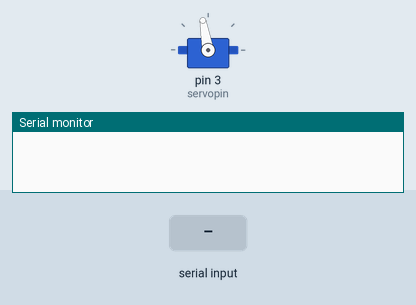
Bench run of a sketch on a simulated Arduino Uno, built with avr-gcc and run on an emulated ATmega328P. Parts: servo, the last lines printed to the serial monitor. The test bench sets the inputs (shaded band).

Above: at 1.2 s.
1.3 s: "2\n" received over Serial
At 1.6 s:
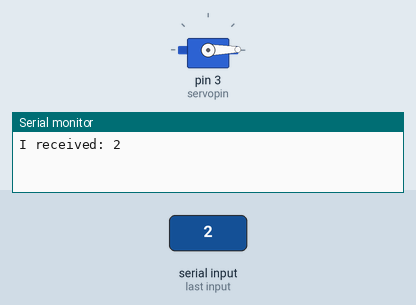
2.8 s: "3\n" received over Serial
At 4.0 s:
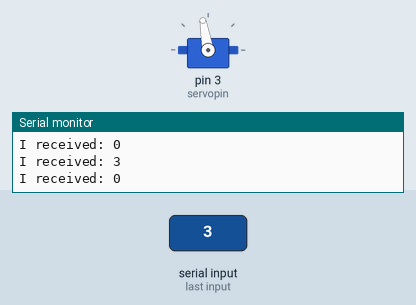
Timing chart, 0 to 5.8 s (numbered marks = the images above; inputs shaded):
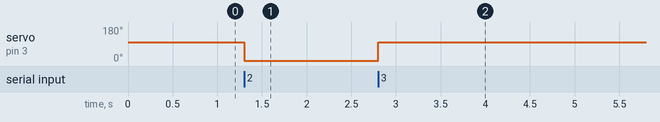

Measured:
- after the input at 1.3 s, servo on pin 3 (servopin): 100° → 1° at once
- after the input at 2.8 s, servo on pin 3 (servopin): 1° → 100° at once

The sketch:

servobox.ino
```cpp
#include <Servo.h>


Servo myservo;  // create servo object to control a servo

//position variables
int csflag = 0;
int openservo = 100;
int closeservo = 1;
int defaultservo = openservo;
int servopin = 3;

//servo function
void initializeServo(){
  myservo.attach(servopin);  // attaches the servo on pin 9 to the servo object
  myservo.write(defaultservo);
  csflag = 1;
}


//servo box control
void boxControl(bool open){
  if(open){
    if(csflag == 0){
      myservo.write(openservo);
      csflag = 1;
    }
  }
  if(!open){
    if(csflag == 1){
      myservo.write(closeservo);
      csflag = 0;
    }
  }
}


////////////////////Copy to Here


int incomingByte = 0;

void setup() {
  Serial.begin(9600);
  initializeServo();
}


//just dummy code
void loop() {
  if (Serial.available() > 0) {
    // read the incoming byte:
    incomingByte = Serial.parseInt();

    // say what you got:
    Serial.print("I received: ");
    Serial.println(incomingByte);

    if(incomingByte == 2){
      boxControl(false);
    }
    if(incomingByte == 3){
      boxControl(true);
    }
  }


}
```
